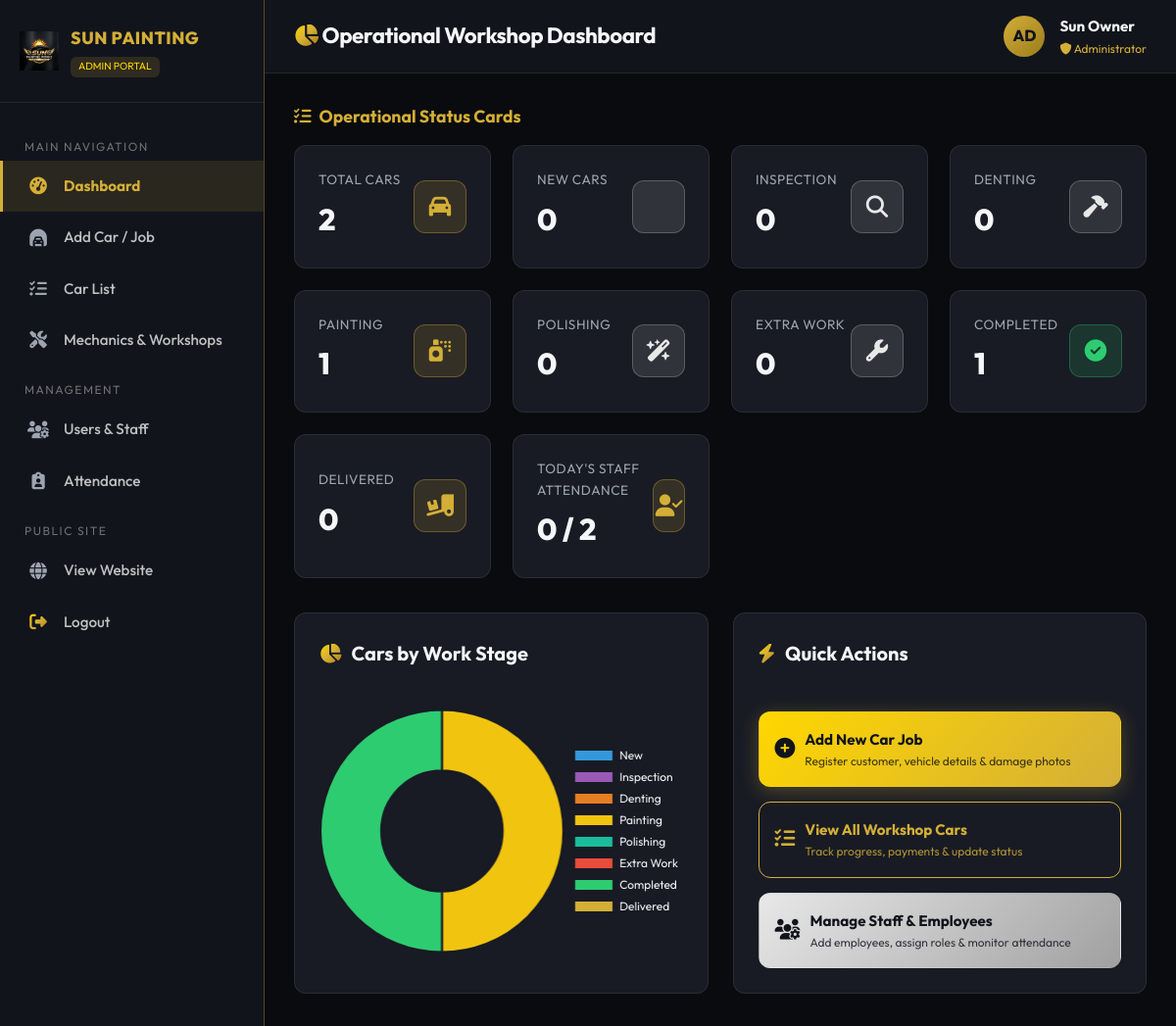
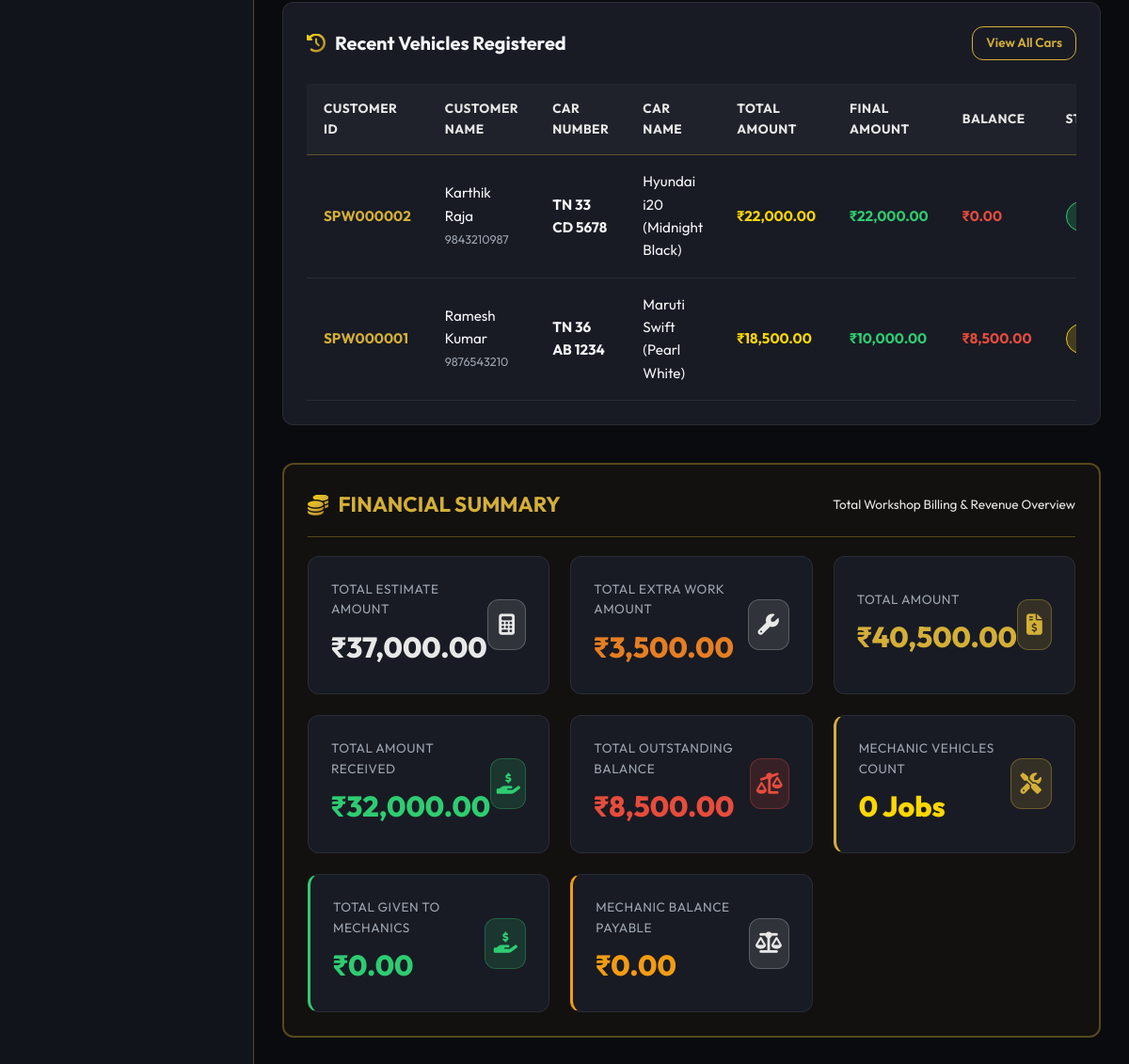
Page /admin/dashboard.php (signed in) on the committed database (2 pictures, top to bottom).
### tables this page shows
CREATE TABLE IF NOT EXISTS `cars` (
  `id` INT AUTO_INCREMENT PRIMARY KEY,
  `customer_id` VARCHAR(50) NOT NULL,
  `car_number` VARCHAR(50) NOT NULL,
  `car_name` VARCHAR(100) NOT NULL,
  `car_color` VARCHAR(50) NOT NULL,
  `is_mechanic_vehicle` ENUM('No', 'Yes') NOT NULL DEFAULT 'No',
  `mechanic_name` VARCHAR(100) NULL,
  `workshop_name` VARCHAR(100) NULL,
  `mechanic_contact` VARCHAR(20) NULL,
  `mechanic_location` VARCHAR(150) NULL,
  `customer_contact` VARCHAR(20) NULL,
  `estimate_amount` DECIMAL(10,2) NOT NULL DEFAULT 0.00,
  `total_amount` DECIMAL(10,2) NOT NULL DEFAULT 0.00,
  `final_amount` DECIMAL(10,2) NOT NULL DEFAULT 0.00,
  `advance_amount` DECIMAL(10,2) NOT NULL DEFAULT 0.00,
  `mechanic_total_amount` DECIMAL(10,2) NOT NULL DEFAULT 0.00,
  `mechanic_given_amount` DECIMAL(10,2) NOT NULL DEFAULT 0.00,
  `mechanic_balance_amount` DECIMAL(10,2) NOT NULL DEFAULT 0.00,
  `balance_amount` DECIMAL(10,2) NOT NULL DEFAULT 0.00,
  `payment_status` ENUM('Pending', 'Partial', 'Paid') NOT NULL DEFAULT 'Pending',
  `status` ENUM('New', 'Inspection', 'Denting', 'Painting', 'Polishing', 'Extra Work', 'Completed', 'Delivered') NOT NULL DEFAULT 'New',
  `created_by` INT NULL,
  `created_at` TIMESTAMP DEFAULT CURRENT_TIMESTAMP,
  `updated_at` TIMESTAMP DEFAULT CURRENT_TIMESTAMP ON UPDATE CURRENT_TIMESTAMP,
  INDEX `idx_car_customer_id` (`customer_id`),
  INDEX `idx_car_number` (`car_number`),
  INDEX `idx_car_status` (`status`),
  INDEX `idx_payment_status` (`payment_status`),
  CONSTRAINT `fk_cars_customer` FOREIGN KEY (`customer_id`) REFERENCES `customers` (`customer_id`) ON DELETE CASCADE ON UPDATE CASCADE
);

CREATE TABLE IF NOT EXISTS `customers` (
  `id` INT AUTO_INCREMENT PRIMARY KEY,
  `customer_id` VARCHAR(50) NOT NULL UNIQUE,
  `customer_no` VARCHAR(20) NOT NULL,
  `alternate_phone` VARCHAR(20) NULL,
  `customer_name` VARCHAR(100) NOT NULL,
  `city` VARCHAR(100) NULL,
  `created_at` TIMESTAMP DEFAULT CURRENT_TIMESTAMP,
  `updated_at` TIMESTAMP DEFAULT CURRENT_TIMESTAMP ON UPDATE CURRENT_TIMESTAMP,
  INDEX `idx_customer_id` (`customer_id`),
  INDEX `idx_customer_no` (`customer_no`)
);

### admin/dashboard.php (the view, shortened to what the rows shown need)
<?php
require_once __DIR__ . '/../includes/admin_auth.php';
$statusCounts = [];
$statuses = ['New', 'Inspection', 'Denting', 'Painting', 'Polishing', 'Extra Work', 'Completed', 'Delivered'];
foreach ($statuses as $st) {
    $stStmt = $pdo->prepare("SELECT COUNT(*) FROM cars WHERE status = ?");
    $stStmt->execute([$st]);
    $statusCounts[$st] = (int)$stStmt->fetchColumn();
}
$recentCars = $pdo->query("SELECT c.*, cust.customer_name, cust.customer_no FROM cars c JOIN customers cust ON c.customer_id = cust.customer_id ORDER BY c.id DESC LIMIT 5")->fetchAll();
?>
<!DOCTYPE html>
<html lang="en">
<head>
  <link rel="stylesheet" href="https://cdnjs.cloudflare.com/ajax/libs/font-awesome/6.4.0/css/all.min.css">
  <link rel="stylesheet" href="../assets/css/style.css">
  <link rel="stylesheet" href="../assets/css/dashboard.css">
</head>
<body>
<div class="app-wrapper">
  <main class="main-content">
    <header class="top-bar">
      <h1 class="top-bar-title"><i class="fa-solid fa-chart-pie text-gold"></i> Operational Workshop Dashboard</h1>
    </header>
    <div class="content-body">
      <div class="card-box" style="margin-bottom: 40px;">
        <div class="table-responsive">
          <table class="custom-table">
            <thead>
              <tr>
                <th>Customer ID</th>
                <th>Customer Name</th>
                <th>Car Number</th>
                <th>Car Name</th>
                <th>Total Amount</th>
                <th>Final Amount</th>
                <th>Balance</th>
                <th>Status</th>
              </tr>
            </thead>
            <tbody>
              <?php if (empty($recentCars)): ?>
                <tr>
                  <td colspan="9" style="text-align: center; color: var(--text-muted); padding: 30px;">No car records found.</td>
                </tr>
              <?php else: ?>
                <?php foreach ($recentCars as $car): ?>
                  <tr>
                    <td style="font-weight: 700; color: var(--gold-primary);"><?php echo e($car['customer_id']); ?></td>
                    <td><?php echo e($car['customer_name']); ?><br><small style="color: var(--text-muted);"><?php echo e($car['customer_no']); ?></small></td>
                    <td style="font-weight: 700;"><?php echo e($car['car_number']); ?></td>
                    <td><?php echo e($car['car_name']); ?> (<?php echo e($car['car_color']); ?>)</td>
                    <td style="font-weight: 700; color: var(--gold-light);"><?php echo formatRupee($car['total_amount']); ?></td>
                    <td style="color: #2ECC71; font-weight: 700;"><?php echo formatRupee($car['final_amount']); ?></td>
                    <td style="color: #E74C3C; font-weight: 700;"><?php echo formatRupee($car['balance_amount']); ?></td>
                    <td><span class="badge badge-status-<?php echo e($car['status']); ?>"><?php echo e($car['status']); ?></span></td>
                  </tr>
                <?php endforeach; ?>
              <?php endif; ?>
            </tbody>
          </table>
        </div>
      </div>
    </div>
  </main>
</div>
<script>
document.addEventListener('DOMContentLoaded', () => {
  const ctx = document.getElementById('statusChart').getContext('2d');
  const statusData = <?php echo json_encode(array_values($statusCounts)); ?>;
  const statusLabels = <?php echo json_encode(array_keys($statusCounts)); ?>;
  new Chart(ctx, {
    type: 'doughnut',
    data: {
      labels: statusLabels,
      datasets: [{
        data: statusData,
        backgroundColor: [
          '#3498DB', '#9B59B6', '#E67E22', '#F1C40F',
          '#1ABC9C', '#E74C3C', '#2ECC71', '#D4AF37'
        ],
        borderWidth: 2,
        borderColor: '#181B24'
      }]
    },
    options: {
      responsive: true,
      maintainAspectRatio: false,
      plugins: {
        legend: {
          position: 'right',
          labels: { color: '#F5F6F8', font: { family: 'Outfit' } }
        }
      }
    }
  });
});
</script>
</body>
</html>

### rows in the picture
cars: customer "SPW000002", customers.customer_name "Karthik Raja", customers.customer_no "9843210987", car_number "TN 33 CD 5678", car_name "Hyundai i20", car_color "Midnight Black", total_amount "₹22,000.00", final_amount "₹22,000.00", balance_amount "₹0.00"
cars: customer "SPW000001", customers.customer_name "Ramesh Kumar", customers.customer_no "9876543210", car_number "TN 36 AB 1234", car_name "Maruti Swift", car_color "Pearl White", total_amount "₹18,500.00", final_amount "₹10,000.00", balance_amount "₹8,500.00"

### other values in the picture
$_SESSION['user_name'] "Sun Owner"
$totalCars "2"
$statusCounts['New'] "0"
$statusCounts['Inspection'] "0"
$statusCounts['Denting'] "0"
$statusCounts['Painting'] "1"
$statusCounts['Polishing'] "0"
$statusCounts['Extra Work'] "0"
$statusCounts['Completed'] "1"
$statusCounts['Delivered'] "0"
$presentToday "0"
$totalEmployees "2"
formatRupee($totalEstimate) "₹37,000.00"
formatRupee($totalExtraWorkAmount) "₹3,500.00"
formatRupee($totalAmount) "₹40,500.00"
